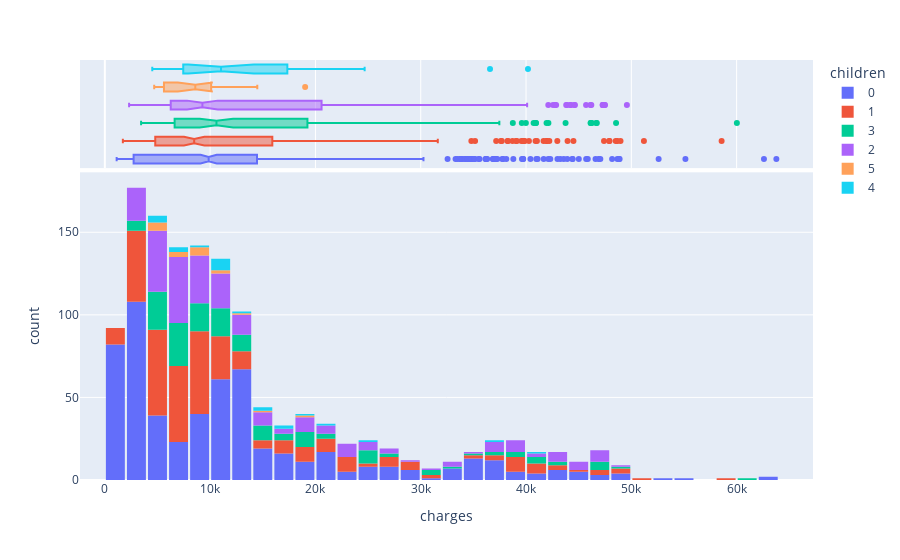

Write notebook code for a chart like this one.
### Code cell
fig = px.histogram(medical_df ,marginal='box', x='charges', color='children')
fig.update_layout(bargap=0.1);
fig.show()

### Figure 1 — Plotly figure (JSON) as saved in the notebook; plotly's stock layout.template omitted (floating-point values rounded to 4 significant figures; data arrays with more than 128 entries replaced by an {"elided": "..."} marker saying what was removed)
{"data": [{"bingroup": "x", "hovertemplate": "children=0<br>charges=%{x}<br>count=%{y}<extra></extra>", "legendgroup": "0", "marker": {"color": "#636efa", "pattern": {"shape": ""}}, "name": "0", "orientation": "v", "showlegend": true, "type": "histogram", "x": {"elided": "574 float values"}, "xaxis": "x", "yaxis": "y"}, {"hovertemplate": "children=0<br>charges=%{x}<extra></extra>", "legendgroup": "0", "marker": {"color": "#636efa"}, "name": "0", "notched": true, "showlegend": false, "type": "box", "x": {"elided": "574 float values"}, "xaxis": "x2", "yaxis": "y2"}, {"bingroup": "x", "hovertemplate": "children=1<br>charges=%{x}<br>count=%{y}<extra></extra>", "legendgroup": "1", "marker": {"color": "#EF553B", "pattern": {"shape": ""}}, "name": "1", "orientation": "v", "showlegend": true, "type": "histogram", "x": {"elided": "324 float values"}, "xaxis": "x", "yaxis": "y"}, {"hovertemplate": "children=1<br>charges=%{x}<extra></extra>", "legendgroup": "1", "marker": {"color": "#EF553B"}, "name": "1", "notched": true, "showlegend": false, "type": "box", "x": {"elided": "324 float values"}, "xaxis": "x2", "yaxis": "y2"}, {"bingroup": "x", "hovertemplate": "children=3<br>charges=%{x}<br>count=%{y}<extra></extra>", "legendgroup": "3", "marker": {"color": "#00cc96", "pattern": {"shape": ""}}, "name": "3", "orientation": "v", "showlegend": true, "type": "histogram", "x": {"elided": "157 float values"}, "xaxis": "x", "yaxis": "y"}, {"hovertemplate": "children=3<br>charges=%{x}<extra></extra>", "legendgroup": "3", "marker": {"color": "#00cc96"}, "name": "3", "notched": true, "showlegend": false, "type": "box", "x": {"elided": "157 float values"}, "xaxis": "x2", "yaxis": "y2"}, {"bingroup": "x", "hovertemplate": "children=2<br>charges=%{x}<br>count=%{y}<extra></extra>", "legendgroup": "2", "marker": {"color": "#ab63fa", "pattern": {"shape": ""}}, "name": "2", "orientation": "v", "showlegend": true, "type": "histogram", "x": {"elided": "240 float values"}, "xaxis": "x", "yaxis": "y"}, {"hovertemplate": "children=2<br>charges=%{x}<extra></extra>", "legendgroup": "2", "marker": {"color": "#ab63fa"}, "name": "2", "notched": true, "showlegend": false, "type": "box", "x": {"elided": "240 float values"}, "xaxis": "x2", "yaxis": "y2"}, {"bingroup": "x", "hovertemplate": "children=5<br>charges=%{x}<br>count=%{y}<extra></extra>", "legendgroup": "5", "marker": {"color": "#FFA15A", "pattern": {"shape": ""}}, "name": "5", "orientation": "v", "showlegend": true, "type": "histogram", "x": [4688.0, 6799.0, 4831.0, 5080.0, 9789.0, 12590.0, 11550.0, 6666.0, 6654.0, 10100.0, 8966.0, 8597.0, 4915.0, 19020.0, 9222.0, 8582.0, 5615.0, 14480.0], "xaxis": "x", "yaxis": "y"}, {"hovertemplate": "children=5<br>charges=%{x}<extra></extra>", "legendgroup": "5", "marker": {"color": "#FFA15A"}, "name": "5", "notched": true, "showlegend": false, "type": "box", "x": [4688.0, 6799.0, 4831.0, 5080.0, 9789.0, 12590.0, 11550.0, 6666.0, 6654.0, 10100.0, 8966.0, 8597.0, 4915.0, 19020.0, 9222.0, 8582.0, 5615.0, 14480.0], "xaxis": "x2", "yaxis": "y2"}, {"bingroup": "x", "hovertemplate": "children=4<br>charges=%{x}<br>count=%{y}<extra></extra>", "legendgroup": "4", "marker": {"color": "#19d3f3", "pattern": {"shape": ""}}, "name": "4", "orientation": "v", "showlegend": true, "type": "histogram", "x": [4505.0, 11030.0, 10410.0, 8163.0, 11520.0, 24670.0, 10980.0, 10740.0, 7512.0, 17940.0, 40180.0, 12950.0, 14390.0, 17130.0, 4878.0, 7244.0, 36580.0, 5709.0, 11300.0, 4561.0, 11020.0, 6059.0, 15830.0, 21470.0, 19500.0], "xaxis": "x", "yaxis": "y"}, {"hovertemplate": "children=4<br>charges=%{x}<extra></extra>", "legendgroup": "4", "marker": {"color": "#19d3f3"}, "name": "4", "notched": true, "showlegend": false, "type": "box", "x": [4505.0, 11030.0, 10410.0, 8163.0, 11520.0, 24670.0, 10980.0, 10740.0, 7512.0, 17940.0, 40180.0, 12950.0, 14390.0, 17130.0, 4878.0, 7244.0, 36580.0, 5709.0, 11300.0, 4561.0, 11020.0, 6059.0, 15830.0, 21470.0, 19500.0], "xaxis": "x2", "yaxis": "y2"}], "layout": {"bargap": 0.1, "barmode": "relative", "legend": {"title": {"text": "children"}, "tracegroupgap": 0}, "margin": {"t": 60}, "xaxis": {"anchor": "y", "domain": [0, 1], "title": {"text": "charges"}}, "xaxis2": {"anchor": "y2", "domain": [0, 1], "matches": "x", "showgrid": true, "showticklabels": false}, "yaxis": {"anchor": "x", "domain": [0, 0.7326], "title": {"text": "count"}}, "yaxis2": {"anchor": "x2", "domain": [0.7426, 1], "matches": "y2", "showgrid": false, "showline": false, "showticklabels": false, "ticks": ""}}}
